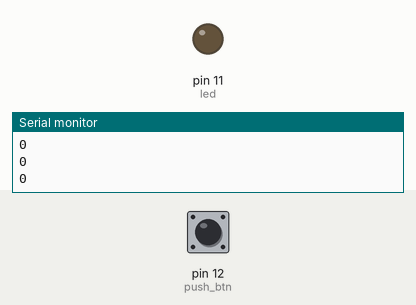
Bench run of a sketch on a simulated Arduino Uno, built with avr-gcc and run on an emulated ATmega328P. Parts: output pins drawn as LEDs (lit = HIGH), the last lines printed to the serial monitor. Dashed ring = blinking. The inputs (shaded band) are chosen by the test bench; at power-on: pin 12 (push_btn) HIGH.

Above: at 3.8 s.
3.9 s: pin 12 (push_btn) pulled LOW for 3.2 s
At 4.8 s:
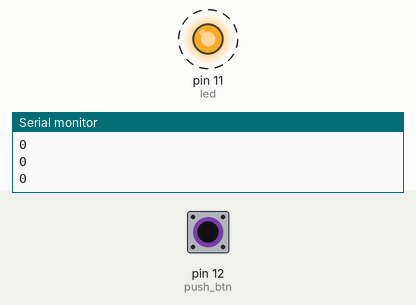
8.6 s: pin 12 (push_btn) pulled LOW for 1.3 s
At 9.3 s:
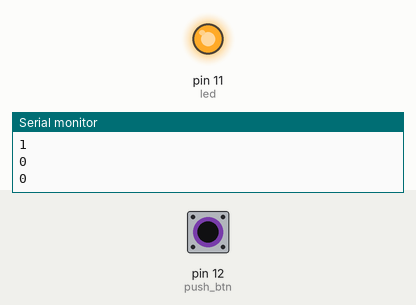
Timing chart, 0 to 11.6 s (numbered marks = the images above; inputs shaded):
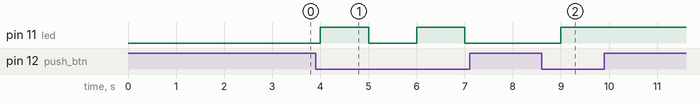

Measured:
- after the input at 3.9 s, pin 11 (led): alternates HIGH for 1.0 s and LOW for 1.0 s, starting after 0.10 s
- after the input at 8.6 s, pin 11 (led): LOW → HIGH after 0.40 s

The sketch:

push_led_exam02.ino
```cpp
int push_btn = 12;
int led =11;
int btn_state = 0;
int ledon = 0;
void setup() {
  Serial.begin(9600);
  pinMode(push_btn,INPUT);
  pinMode(led,OUTPUT);
}

void loop() {
  delay(1000);
  btn_state = digitalRead(push_btn);
  Serial.println(ledon);
  if(btn_state==LOW){
    if(ledon == 1){
      ledon= 0;
      digitalWrite(led,ledon);
  }else if(ledon == 0){
    ledon = 1;
    digitalWrite(led,ledon);
  }
}
}
```
